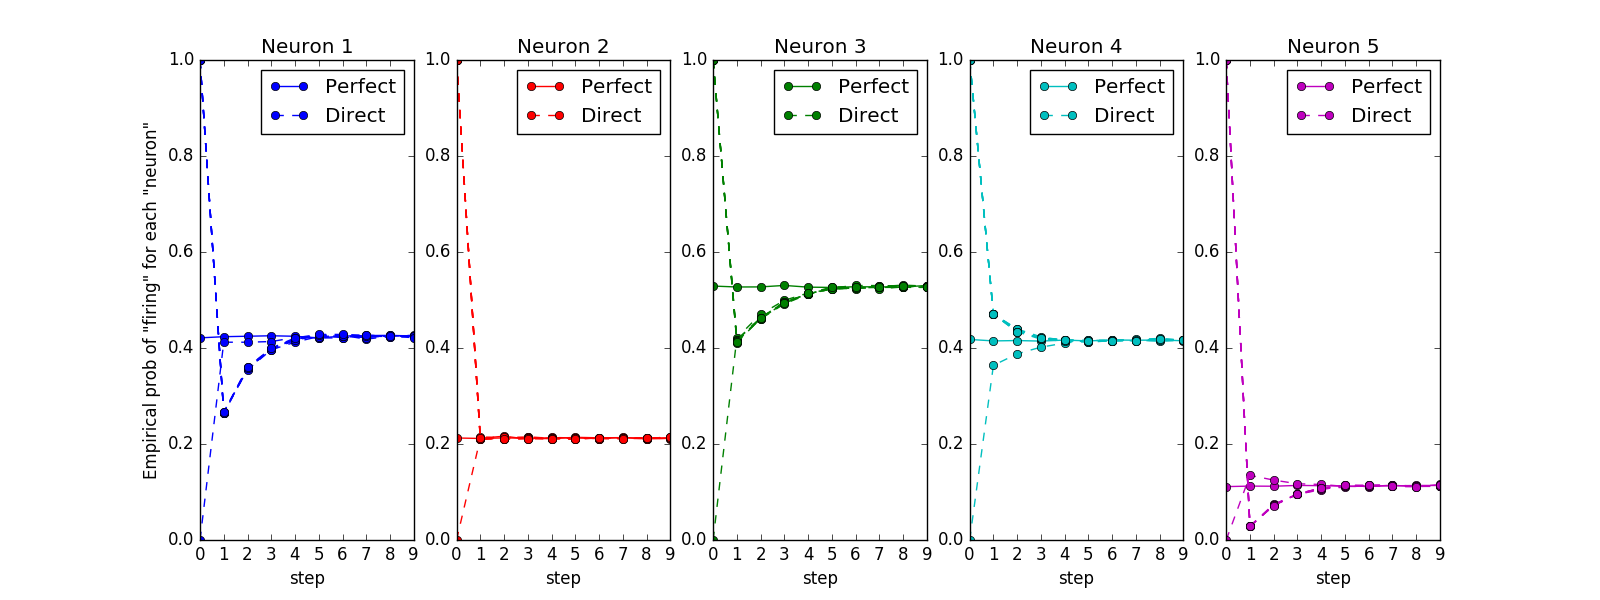

This figure's Python source:
# -*- coding: utf-8 -*-
"""
Created on Mon Feb 15 2018 
by Brochini L. 

Compares process generated by perfec simulation with 
that generated by a direct simulation given different initial conditions
"""

import numpy as np
import pickle 
import PerfectSim
from matplotlib import pyplot as plt
import pylab

def SimpleSimulation(Wmat,nu,xinit,N,nsteps,simsteps,mu):
    '''
    performs a simple simulation given an initial condition.
    The initial condition xinit is actually a configuration with the length used
    in the 'perfect simulation'
    meaning it is a matrix of zeros and ones of size Nxnsteps
  
    '''
    x=xinit
    if (len(x) != N) or (len(x[0])<nsteps):
        print("Initial condition must have N lines and at least nsteps rows")
        return x        
        
    for n in range(simsteps):
        newrow=np.array([[fillvalue] for it in range(N)])
        x=np.append(x,newrow,axis=1)
        for pos in range(N):
            r=np.random.rand()
            sumeffect=0
            for s in range(nsteps):
                for pre in range(N):
                    sumeffect+=Wmat[pos,pre]*PerfectSim.gfunc(s+1,mu)*x[pre,-s-2]#discount two because last row is already inserted
            p1x=nu[pos]+sumeffect
            if r<p1x:
                x[pos,-1]=1
            else:
                x[pos,-1]=0
    
    return x
        
#%%        
if __name__ == "__main__":    

    D=pickle.load(open("W_nu_valid.pkl","rb"))
    Wmat=D["Wmat"]
    nu=D["nu"]
    N=len(Wmat)
    nsteps=D["nsteps"]
    mu=D["mu"]
    OK,wgmat=PerfectSim.CheckprobAndReturnWG_all(Wmat,nu,nsteps,mu)

    initsize=100
    fillvalue=0.5 # DO NOT USE NAN because of if comparisons. Also do not use 0 or one for obvious reasons.
    maxsteps=10
    
    x=np.zeros([N,initsize])
    x.fill(fillvalue)      
  
    nsims=100000
    
    js_inds,lambda_grid,p_Empty0_1=PerfectSim.BuildLambdaGrid(wgmat,nsteps,N,nu)
   
    
    xtot=np.zeros([N,initsize+maxsteps])
    
    for nsim in range(nsims):
        x=np.zeros([N,initsize])
        x.fill(fillvalue)      
        
        for step in range(maxsteps):        
            newrow=np.array([[fillvalue] for it in range(N)])
            x=np.append(x,newrow,axis=1)        
            for ref_neuron in range(N):
                Path_j_s=[]
                PerfectSim.RecursionUntilEmptyZero(x,ref_neuron,0,lambda_grid,p_Empty0_1,js_inds,Path_j_s,fillvalue)
                PerfectSim.AssignValsToPath(x,Path_j_s,ref_neuron,Wmat)
        xtot+=x
    xtotperf=xtot
                
    #%%    
    
    
    condinits=[]
    condinits.append(np.ones([N,nsteps]))
    condinits.append(np.zeros([N,nsteps]))
    
    for i in range(N):
        aux=np.ones([N,nsteps])
        aux[i,:]=np.ones(nsteps)
        condinits.append(aux)
    
    xtotsimple=[]
    for xinit in condinits:
        simsteps=maxsteps
        xtot=np.zeros([N,nsteps+maxsteps])
        for count in range(nsims):
            xsim=SimpleSimulation(Wmat,nu,xinit,N,nsteps,simsteps,mu)
            xtot+=xsim
        xtotsimple.append(xtot)
       
    
    #%%    
    
    colorscont=['bo-','ro-','go-','co-','mo-']
    colorsdash=['bo--','ro--','go--','co--','mo--']
    
    

    f, axarr = plt.subplots(1,N, sharex=True,figsize=(16,6))
    for neuron in range(N):        
        count=1
        axarr[neuron].plot(range(10),xtotperf[neuron,initsize:initsize+10]/nsims,colorscont[neuron],label='Perfect')
        for xtot in xtotsimple:
            if count==1:
                axarr[neuron].plot(range(10),xtot[neuron,nsteps-1:nsteps-1+10]/nsims,colorsdash[neuron],label='Direct')
                count+=1
            else:
                axarr[neuron].plot(range(10),xtot[neuron,nsteps-1:nsteps-1+10]/nsims,colorsdash[neuron])
        axarr[neuron].set_ylim([0,1])
        axarr[neuron].legend()
        axarr[neuron].set_xlabel('step')
        axarr[neuron].set_title("Neuron "+str(neuron+1))
    axarr[0].set_ylabel('Empirical prob of "firing" for each "neuron"')
    #%%
    pylab.savefig("CompareSim.png")
           
        